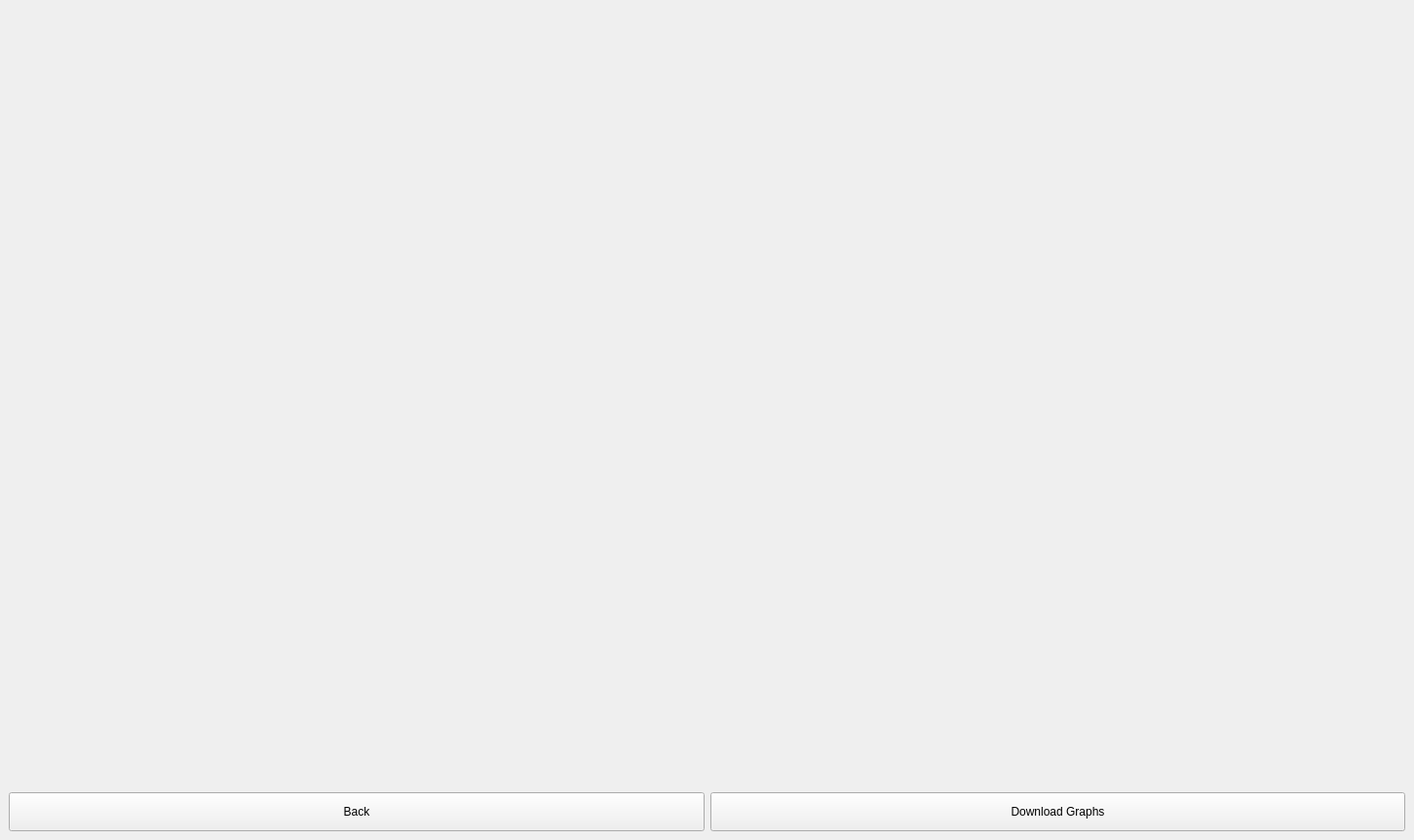
<?xml version="1.0" encoding="UTF-8"?>
<ui version="4.0">
 <class>MainWindow</class>
 <widget class="QMainWindow" name="MainWindow">
  <property name="geometry">
   <rect>
    <x>0</x>
    <y>0</y>
    <width>1451</width>
    <height>862</height>
   </rect>
  </property>
  <property name="windowTitle">
   <string>MainWindow</string>
  </property>
  <widget class="QWidget" name="centralwidget">
   <property name="minimumSize">
    <size>
     <width>0</width>
     <height>862</height>
    </size>
   </property>
   <layout class="QVBoxLayout" name="verticalLayout_2">
    <item>
     <widget class="QWidget" name="widget" native="true">
      <property name="sizePolicy">
       <sizepolicy hsizetype="Expanding" vsizetype="Expanding">
        <horstretch>0</horstretch>
        <verstretch>0</verstretch>
       </sizepolicy>
      </property>
      <layout class="QVBoxLayout" name="verticalLayout">
       <item>
        <layout class="QHBoxLayout" name="horizontalLayout_3">
         <item>
          <widget class="MplWidget" name="graph_1" native="true"/>
         </item>
         <item>
          <widget class="MplWidget" name="graph_2" native="true"/>
         </item>
        </layout>
       </item>
       <item>
        <layout class="QHBoxLayout" name="horizontalLayout_2">
         <item>
          <widget class="MplWidget" name="graph_3" native="true"/>
         </item>
         <item>
          <widget class="MplWidget" name="graph_4" native="true"/>
         </item>
        </layout>
       </item>
      </layout>
     </widget>
    </item>
    <item>
     <layout class="QHBoxLayout" name="horizontalLayout">
      <property name="spacing">
       <number>6</number>
      </property>
      <property name="sizeConstraint">
       <enum>QLayout::SetMinimumSize</enum>
      </property>
      <item>
       <widget class="QPushButton" name="return_button_graphs">
        <property name="minimumSize">
         <size>
          <width>0</width>
          <height>40</height>
         </size>
        </property>
        <property name="styleSheet">
         <string notr="true">QPushButton {
  align-items: center;
  background-color: #c2fab1;
  border: 2px solid #111;
  border-radius: 8px;
  box-sizing: border-box;
  color: #111;
  cursor: pointer;
  display: flex;
  font-family: Inter,sans-serif;
  font-size: 16px;
  justify-content: center;
  padding: 0 25px;
  position: relative;
  text-align: center;
  text-decoration: none;
  user-select: none;
  -webkit-user-select: none;
  touch-action: manipulation;
}

QPushButton:after {
  background-color: #111;
  border-radius: 8px;
  content: &quot;&quot;;
  display: block;
  left: 0;
  position: absolute;
  top: -2px;
  transform: translate(8px, 8px);
  transition: transform .2s ease-out;
  z-index: -1;
}

QPushButton:hover:after {
  transform: translate(0, 0);
}

QPushButton:active {
  background-color: #c2fab1;
  outline: 0;
}

QPushButton:hover {
  outline: 0;
}

@media (min-width: 768px) {
  QPushButton {
    padding: 0 40px;
  }
}</string>
        </property>
        <property name="text">
         <string>Back</string>
        </property>
       </widget>
      </item>
      <item>
       <widget class="QPushButton" name="download_graphs_button">
        <property name="minimumSize">
         <size>
          <width>0</width>
          <height>40</height>
         </size>
        </property>
        <property name="styleSheet">
         <string notr="true">QPushButton {
  align-items: center;
  background-color: #c2fab1;
  border: 2px solid #111;
  border-radius: 8px;
  box-sizing: border-box;
  color: #111;
  cursor: pointer;
  display: flex;
  font-family: Inter,sans-serif;
  font-size: 16px;
  justify-content: center;
  padding: 0 25px;
  position: relative;
  text-align: center;
  text-decoration: none;
  user-select: none;
  -webkit-user-select: none;
  touch-action: manipulation;
}

QPushButton:after {
  background-color: #111;
  border-radius: 8px;
  content: &quot;&quot;;
  display: block;
  left: 0;
  position: absolute;
  top: -2px;
  transform: translate(8px, 8px);
  transition: transform .2s ease-out;
  z-index: -1;
}

QPushButton:hover:after {
  transform: translate(0, 0);
}

QPushButton:active {
  background-color: #c2fab1;
  outline: 0;
}

QPushButton:hover {
  outline: 0;
}

@media (min-width: 768px) {
  QPushButton {
    padding: 0 40px;
  }
}</string>
        </property>
        <property name="text">
         <string>Download Graphs</string>
        </property>
       </widget>
      </item>
     </layout>
    </item>
   </layout>
  </widget>
 </widget>
 <customwidgets>
  <customwidget>
   <class>MplWidget</class>
   <extends>QWidget</extends>
   <header>mplwidget.h</header>
   <container>1</container>
  </customwidget>
 </customwidgets>
 <resources/>
 <connections/>
</ui>
